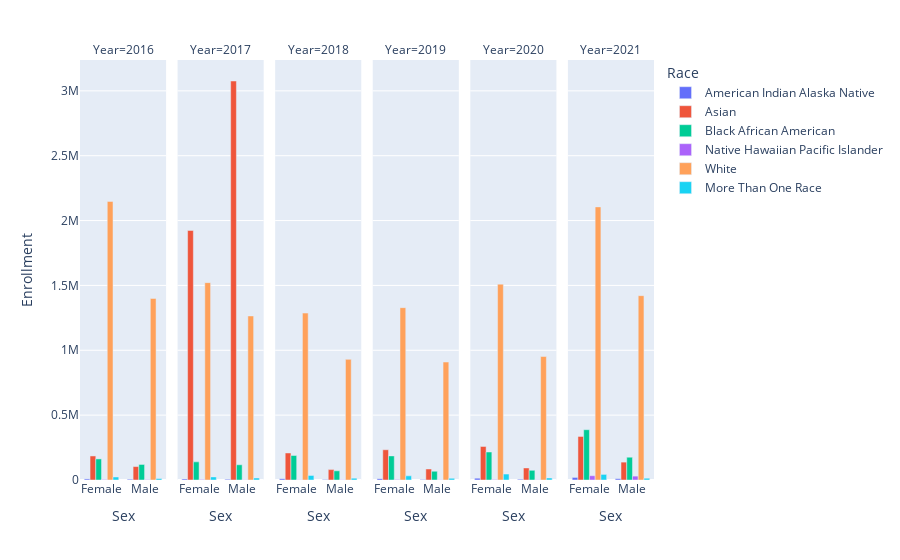

The code cell stored with this chart in its notebook:
### Code cell
enroll_race['Race, Sex'] = enroll_race[enroll_race.columns[1:3]].apply(
    lambda x: ', '.join(x.dropna().astype(str)), axis=1)

fig = px.bar(enroll_race, x="Sex", y="Enrollment", facet_col="Year",
             color='Race', hover_name="Race, Sex", barmode='group')
fig.show()

### Figure 1 — Plotly figure (JSON) as saved in the notebook; plotly's stock layout.template omitted (floating-point values rounded to 4 significant figures)
{"data": [{"alignmentgroup": "True", "hovertemplate": "<b>%{hovertext}</b><br><br>Race=American Indian Alaska Native<br>Year=2016<br>Sex=%{x}<br>Enrollment=%{y}<extra></extra>", "hovertext": ["Female, American Indian Alaska Native", "Male, American Indian Alaska Native"], "legendgroup": "American Indian Alaska Native", "marker": {"color": "#636efa", "pattern": {"shape": ""}}, "name": "American Indian Alaska Native", "offsetgroup": "American Indian Alaska Native", "orientation": "v", "showlegend": true, "textposition": "auto", "type": "bar", "x": ["Female", "Male"], "xaxis": "x", "y": [8289, 5867], "yaxis": "y"}, {"alignmentgroup": "True", "hovertemplate": "<b>%{hovertext}</b><br><br>Race=American Indian Alaska Native<br>Year=2017<br>Sex=%{x}<br>Enrollment=%{y}<extra></extra>", "hovertext": ["Female, American Indian Alaska Native", "Male, American Indian Alaska Native"], "legendgroup": "American Indian Alaska Native", "marker": {"color": "#636efa", "pattern": {"shape": ""}}, "name": "American Indian Alaska Native", "offsetgroup": "American Indian Alaska Native", "orientation": "v", "showlegend": false, "textposition": "auto", "type": "bar", "x": ["Female", "Male"], "xaxis": "x2", "y": [8456, 5835], "yaxis": "y2"}, {"alignmentgroup": "True", "hovertemplate": "<b>%{hovertext}</b><br><br>Race=American Indian Alaska Native<br>Year=2018<br>Sex=%{x}<br>Enrollment=%{y}<extra></extra>", "hovertext": ["Female, American Indian Alaska Native", "Male, American Indian Alaska Native"], "legendgroup": "American Indian Alaska Native", "marker": {"color": "#636efa", "pattern": {"shape": ""}}, "name": "American Indian Alaska Native", "offsetgroup": "American Indian Alaska Native", "orientation": "v", "showlegend": false, "textposition": "auto", "type": "bar", "x": ["Female", "Male"], "xaxis": "x3", "y": [10211, 4083], "yaxis": "y3"}, {"alignmentgroup": "True", "hovertemplate": "<b>%{hovertext}</b><br><br>Race=American Indian Alaska Native<br>Year=2019<br>Sex=%{x}<br>Enrollment=%{y}<extra></extra>", "hovertext": ["Female, American Indian Alaska Native", "Male, American Indian Alaska Native"], "legendgroup": "American Indian Alaska Native", "marker": {"color": "#636efa", "pattern": {"shape": ""}}, "name": "American Indian Alaska Native", "offsetgroup": "American Indian Alaska Native", "orientation": "v", "showlegend": false, "textposition": "auto", "type": "bar", "x": ["Female", "Male"], "xaxis": "x4", "y": [10457, 3941], "yaxis": "y4"}, {"alignmentgroup": "True", "hovertemplate": "<b>%{hovertext}</b><br><br>Race=American Indian Alaska Native<br>Year=2020<br>Sex=%{x}<br>Enrollment=%{y}<extra></extra>", "hovertext": ["Female, American Indian Alaska Native", "Male, American Indian Alaska Native"], "legendgroup": "American Indian Alaska Native", "marker": {"color": "#636efa", "pattern": {"shape": ""}}, "name": "American Indian Alaska Native", "offsetgroup": "American Indian Alaska Native", "orientation": "v", "showlegend": false, "textposition": "auto", "type": "bar", "x": ["Female", "Male"], "xaxis": "x5", "y": [14376, 5528], "yaxis": "y5"}, {"alignmentgroup": "True", "hovertemplate": "<b>%{hovertext}</b><br><br>Race=American Indian Alaska Native<br>Year=2021<br>Sex=%{x}<br>Enrollment=%{y}<extra></extra>", "hovertext": ["Female, American Indian Alaska Native", "Male, American Indian Alaska Native"], "legendgroup": "American Indian Alaska Native", "marker": {"color": "#636efa", "pattern": {"shape": ""}}, "name": "American Indian Alaska Native", "offsetgroup": "American Indian Alaska Native", "orientation": "v", "showlegend": false, "textposition": "auto", "type": "bar", "x": ["Female", "Male"], "xaxis": "x6", "y": [19835, 10089], "yaxis": "y6"}, {"alignmentgroup": "True", "hovertemplate": "<b>%{hovertext}</b><br><br>Race=Asian<br>Year=2016<br>Sex=%{x}<br>Enrollment=%{y}<extra></extra>", "hovertext": ["Female, Asian", "Male, Asian"], "legendgroup": "Asian", "marker": {"color": "#EF553B", "pattern": {"shape": ""}}, "name": "Asian", "offsetgroup": "Asian", "orientation": "v", "showlegend": true, "textposition": "auto", "type": "bar", "x": ["Female", "Male"], "xaxis": "x", "y": [185301, 103565], "yaxis": "y"}, {"alignmentgroup": "True", "hovertemplate": "<b>%{hovertext}</b><br><br>Race=Asian<br>Year=2017<br>Sex=%{x}<br>Enrollment=%{y}<extra></extra>", "hovertext": ["Female, Asian", "Male, Asian"], "legendgroup": "Asian", "marker": {"color": "#EF553B", "pattern": {"shape": ""}}, "name": "Asian", "offsetgroup": "Asian", "orientation": "v", "showlegend": false, "textposition": "auto", "type": "bar", "x": ["Female", "Male"], "xaxis": "x2", "y": [1923906, 3075798], "yaxis": "y2"}, {"alignmentgroup": "True", "hovertemplate": "<b>%{hovertext}</b><br><br>Race=Asian<br>Year=2018<br>Sex=%{x}<br>Enrollment=%{y}<extra></extra>", "hovertext": ["Female, Asian", "Male, Asian"], "legendgroup": "Asian", "marker": {"color": "#EF553B", "pattern": {"shape": ""}}, "name": "Asian", "offsetgroup": "Asian", "orientation": "v", "showlegend": false, "textposition": "auto", "type": "bar", "x": ["Female", "Male"], "xaxis": "x3", "y": [208329, 80030], "yaxis": "y3"}, {"alignmentgroup": "True", "hovertemplate": "<b>%{hovertext}</b><br><br>Race=Asian<br>Year=2019<br>Sex=%{x}<br>Enrollment=%{y}<extra></extra>", "hovertext": ["Female, Asian", "Male, Asian"], "legendgroup": "Asian", "marker": {"color": "#EF553B", "pattern": {"shape": ""}}, "name": "Asian", "offsetgroup": "Asian", "orientation": "v", "showlegend": false, "textposition": "auto", "type": "bar", "x": ["Female", "Male"], "xaxis": "x4", "y": [233303, 84850], "yaxis": "y4"}, {"alignmentgroup": "True", "hovertemplate": "<b>%{hovertext}</b><br><br>Race=Asian<br>Year=2020<br>Sex=%{x}<br>Enrollment=%{y}<extra></extra>", "hovertext": ["Female, Asian", "Male, Asian"], "legendgroup": "Asian", "marker": {"color": "#EF553B", "pattern": {"shape": ""}}, "name": "Asian", "offsetgroup": "Asian", "orientation": "v", "showlegend": false, "textposition": "auto", "type": "bar", "x": ["Female", "Male"], "xaxis": "x5", "y": [258711, 92959], "yaxis": "y5"}, {"alignmentgroup": "True", "hovertemplate": "<b>%{hovertext}</b><br><br>Race=Asian<br>Year=2021<br>Sex=%{x}<br>Enrollment=%{y}<extra></extra>", "hovertext": ["Female, Asian", "Male, Asian"], "legendgroup": "Asian", "marker": {"color": "#EF553B", "pattern": {"shape": ""}}, "name": "Asian", "offsetgroup": "Asian", "orientation": "v", "showlegend": false, "textposition": "auto", "type": "bar", "x": ["Female", "Male"], "xaxis": "x6", "y": [335673, 137938], "yaxis": "y6"}, {"alignmentgroup": "True", "hovertemplate": "<b>%{hovertext}</b><br><br>Race=Black African American<br>Year=2016<br>Sex=%{x}<br>Enrollment=%{y}<extra></extra>", "hovertext": ["Female, Black African American", "Male, Black African American"], "legendgroup": "Black African American", "marker": {"color": "#00cc96", "pattern": {"shape": ""}}, "name": "Black African American", "offsetgroup": "Black African American", "orientation": "v", "showlegend": true, "textposition": "auto", "type": "bar", "x": ["Female", "Male"], "xaxis": "x", "y": [162469, 119840], "yaxis": "y"}, {"alignmentgroup": "True", "hovertemplate": "<b>%{hovertext}</b><br><br>Race=Black African American<br>Year=2017<br>Sex=%{x}<br>Enrollment=%{y}<extra></extra>", "hovertext": ["Female, Black African American", "Male, Black African American"], "legendgroup": "Black African American", "marker": {"color": "#00cc96", "pattern": {"shape": ""}}, "name": "Black African American", "offsetgroup": "Black African American", "orientation": "v", "showlegend": false, "textposition": "auto", "type": "bar", "x": ["Female", "Male"], "xaxis": "x2", "y": [139782, 117312], "yaxis": "y2"}, {"alignmentgroup": "True", "hovertemplate": "<b>%{hovertext}</b><br><br>Race=Black African American<br>Year=2018<br>Sex=%{x}<br>Enrollment=%{y}<extra></extra>", "hovertext": ["Female, Black African American", "Male, Black African American"], "legendgroup": "Black African American", "marker": {"color": "#00cc96", "pattern": {"shape": ""}}, "name": "Black African American", "offsetgroup": "Black African American", "orientation": "v", "showlegend": false, "textposition": "auto", "type": "bar", "x": ["Female", "Male"], "xaxis": "x3", "y": [189002, 70791], "yaxis": "y3"}, {"alignmentgroup": "True", "hovertemplate": "<b>%{hovertext}</b><br><br>Race=Black African American<br>Year=2019<br>Sex=%{x}<br>Enrollment=%{y}<extra></extra>", "hovertext": ["Female, Black African American", "Male, Black African American"], "legendgroup": "Black African American", "marker": {"color": "#00cc96", "pattern": {"shape": ""}}, "name": "Black African American", "offsetgroup": "Black African American", "orientation": "v", "showlegend": false, "textposition": "auto", "type": "bar", "x": ["Female", "Male"], "xaxis": "x4", "y": [185891, 67415], "yaxis": "y4"}, {"alignmentgroup": "True", "hovertemplate": "<b>%{hovertext}</b><br><br>Race=Black African American<br>Year=2020<br>Sex=%{x}<br>Enrollment=%{y}<extra></extra>", "hovertext": ["Female, Black African American", "Male, Black African American"], "legendgroup": "Black African American", "marker": {"color": "#00cc96", "pattern": {"shape": ""}}, "name": "Black African American", "offsetgroup": "Black African American", "orientation": "v", "showlegend": false, "textposition": "auto", "type": "bar", "x": ["Female", "Male"], "xaxis": "x5", "y": [215875, 74458], "yaxis": "y5"}, {"alignmentgroup": "True", "hovertemplate": "<b>%{hovertext}</b><br><br>Race=Black African American<br>Year=2021<br>Sex=%{x}<br>Enrollment=%{y}<extra></extra>", "hovertext": ["Female, Black African American", "Male, Black African American"], "legendgroup": "Black African American", "marker": {"color": "#00cc96", "pattern": {"shape": ""}}, "name": "Black African American", "offsetgroup": "Black African American", "orientation": "v", "showlegend": false, "textposition": "auto", "type": "bar", "x": ["Female", "Male"], "xaxis": "x6", "y": [387706, 175627], "yaxis": "y6"}, {"alignmentgroup": "True", "hovertemplate": "<b>%{hovertext}</b><br><br>Race=Native Hawaiian Pacific Islander<br>Year=2016<br>Sex=%{x}<br>Enrollment=%{y}<extra></extra>", "hovertext": ["Female, Native Hawaiian Pacific Islander", "Male, Native Hawaiian Pacific Islander"], "legendgroup": "Native Hawaiian Pacific Islander", "marker": {"color": "#ab63fa", "pattern": {"shape": ""}}, "name": "Native Hawaiian Pacific Islander", "offsetgroup": "Native Hawaiian Pacific Islander", "orientation": "v", "showlegend": true, "textposition": "auto", "type": "bar", "x": ["Female", "Male"], "xaxis": "x", "y": [3832, 2992], "yaxis": "y"}, {"alignmentgroup": "True", "hovertemplate": "<b>%{hovertext}</b><br><br>Race=Native Hawaiian Pacific Islander<br>Year=2017<br>Sex=%{x}<br>Enrollment=%{y}<extra></extra>", "hovertext": ["Female, Native Hawaiian Pacific Islander", "Male, Native Hawaiian Pacific Islander"], "legendgroup": "Native Hawaiian Pacific Islander", "marker": {"color": "#ab63fa", "pattern": {"shape": ""}}, "name": "Native Hawaiian Pacific Islander", "offsetgroup": "Native Hawaiian Pacific Islander", "orientation": "v", "showlegend": false, "textposition": "auto", "type": "bar", "x": ["Female", "Male"], "xaxis": "x2", "y": [3056, 2264], "yaxis": "y2"}, {"alignmentgroup": "True", "hovertemplate": "<b>%{hovertext}</b><br><br>Race=Native Hawaiian Pacific Islander<br>Year=2018<br>Sex=%{x}<br>Enrollment=%{y}<extra></extra>", "hovertext": ["Female, Native Hawaiian Pacific Islander", "Male, Native Hawaiian Pacific Islander"], "legendgroup": "Native Hawaiian Pacific Islander", "marker": {"color": "#ab63fa", "pattern": {"shape": ""}}, "name": "Native Hawaiian Pacific Islander", "offsetgroup": "Native Hawaiian Pacific Islander", "orientation": "v", "showlegend": false, "textposition": "auto", "type": "bar", "x": ["Female", "Male"], "xaxis": "x3", "y": [2648, 1398], "yaxis": "y3"}, {"alignmentgroup": "True", "hovertemplate": "<b>%{hovertext}</b><br><br>Race=Native Hawaiian Pacific Islander<br>Year=2019<br>Sex=%{x}<br>Enrollment=%{y}<extra></extra>", "hovertext": ["Female, Native Hawaiian Pacific Islander", "Male, Native Hawaiian Pacific Islander"], "legendgroup": "Native Hawaiian Pacific Islander", "marker": {"color": "#ab63fa", "pattern": {"shape": ""}}, "name": "Native Hawaiian Pacific Islander", "offsetgroup": "Native Hawaiian Pacific Islander", "orientation": "v", "showlegend": false, "textposition": "auto", "type": "bar", "x": ["Female", "Male"], "xaxis": "x4", "y": [3145, 1706], "yaxis": "y4"}, {"alignmentgroup": "True", "hovertemplate": "<b>%{hovertext}</b><br><br>Race=Native Hawaiian Pacific Islander<br>Year=2020<br>Sex=%{x}<br>Enrollment=%{y}<extra></extra>", "hovertext": ["Female, Native Hawaiian Pacific Islander", "Male, Native Hawaiian Pacific Islander"], "legendgroup": "Native Hawaiian Pacific Islander", "marker": {"color": "#ab63fa", "pattern": {"shape": ""}}, "name": "Native Hawaiian Pacific Islander", "offsetgroup": "Native Hawaiian Pacific Islander", "orientation": "v", "showlegend": false, "textposition": "auto", "type": "bar", "x": ["Female", "Male"], "xaxis": "x5", "y": [3851, 2023], "yaxis": "y5"}, {"alignmentgroup": "True", "hovertemplate": "<b>%{hovertext}</b><br><br>Race=Native Hawaiian Pacific Islander<br>Year=2021<br>Sex=%{x}<br>Enrollment=%{y}<extra></extra>", "hovertext": ["Female, Native Hawaiian Pacific Islander", "Male, Native Hawaiian Pacific Islander"], "legendgroup": "Native Hawaiian Pacific Islander", "marker": {"color": "#ab63fa", "pattern": {"shape": ""}}, "name": "Native Hawaiian Pacific Islander", "offsetgroup": "Native Hawaiian Pacific Islander", "orientation": "v", "showlegend": false, "textposition": "auto", "type": "bar", "x": ["Female", "Male"], "xaxis": "x6", "y": [33086, 29970], "yaxis": "y6"}, {"alignmentgroup": "True", "hovertemplate": "<b>%{hovertext}</b><br><br>Race=White<br>Year=2016<br>Sex=%{x}<br>Enrollment=%{y}<extra></extra>", "hovertext": ["Female, White", "Male, White"], "legendgroup": "White", "marker": {"color": "#FFA15A", "pattern": {"shape": ""}}, "name": "White", "offsetgroup": "White", "orientation": "v", "showlegend": true, "textposition": "auto", "type": "bar", "x": ["Female", "Male"], "xaxis": "x", "y": [2147704, 1399518], "yaxis": "y"}, {"alignmentgroup": "True", "hovertemplate": "<b>%{hovertext}</b><br><br>Race=White<br>Year=2017<br>Sex=%{x}<br>Enrollment=%{y}<extra></extra>", "hovertext": ["Female, White", "Male, White"], "legendgroup": "White", "marker": {"color": "#FFA15A", "pattern": {"shape": ""}}, "name": "White", "offsetgroup": "White", "orientation": "v", "showlegend": false, "textposition": "auto", "type": "bar", "x": ["Female", "Male"], "xaxis": "x2", "y": [1521500, 1264625], "yaxis": "y2"}, {"alignmentgroup": "True", "hovertemplate": "<b>%{hovertext}</b><br><br>Race=White<br>Year=2018<br>Sex=%{x}<br>Enrollment=%{y}<extra></extra>", "hovertext": ["Female, White", "Male, White"], "legendgroup": "White", "marker": {"color": "#FFA15A", "pattern": {"shape": ""}}, "name": "White", "offsetgroup": "White", "orientation": "v", "showlegend": false, "textposition": "auto", "type": "bar", "x": ["Female", "Male"], "xaxis": "x3", "y": [1286750, 929958], "yaxis": "y3"}, {"alignmentgroup": "True", "hovertemplate": "<b>%{hovertext}</b><br><br>Race=White<br>Year=2019<br>Sex=%{x}<br>Enrollment=%{y}<extra></extra>", "hovertext": ["Female, White", "Male, White"], "legendgroup": "White", "marker": {"color": "#FFA15A", "pattern": {"shape": ""}}, "name": "White", "offsetgroup": "White", "orientation": "v", "showlegend": false, "textposition": "auto", "type": "bar", "x": ["Female", "Male"], "xaxis": "x4", "y": [1328632, 909335], "yaxis": "y4"}, {"alignmentgroup": "True", "hovertemplate": "<b>%{hovertext}</b><br><br>Race=White<br>Year=2020<br>Sex=%{x}<br>Enrollment=%{y}<extra></extra>", "hovertext": ["Female, White", "Male, White"], "legendgroup": "White", "marker": {"color": "#FFA15A", "pattern": {"shape": ""}}, "name": "White", "offsetgroup": "White", "orientation": "v", "showlegend": false, "textposition": "auto", "type": "bar", "x": ["Female", "Male"], "xaxis": "x5", "y": [1509888, 951835], "yaxis": "y5"}, {"alignmentgroup": "True", "hovertemplate": "<b>%{hovertext}</b><br><br>Race=White<br>Year=2021<br>Sex=%{x}<br>Enrollment=%{y}<extra></extra>", "hovertext": ["Female, White", "Male, White"], "legendgroup": "White", "marker": {"color": "#FFA15A", "pattern": {"shape": ""}}, "name": "White", "offsetgroup": "White", "orientation": "v", "showlegend": false, "textposition": "auto", "type": "bar", "x": ["Female", "Male"], "xaxis": "x6", "y": [2105329, 1420952], "yaxis": "y6"}, {"alignmentgroup": "True", "hovertemplate": "<b>%{hovertext}</b><br><br>Race=More Than One Race<br>Year=2016<br>Sex=%{x}<br>Enrollment=%{y}<extra></extra>", "hovertext": ["Female, More Than One Race", "Male, More Than One Race"], "legendgroup": "More Than One Race", "marker": {"color": "#19d3f3", "pattern": {"shape": ""}}, "name": "More Than One Race", "offsetgroup": "More Than One Race", "orientation": "v", "showlegend": true, "textposition": "auto", "type": "bar", "x": ["Female", "Male"], "xaxis": "x", "y": [23184, 11488], "yaxis": "y"}, {"alignmentgroup": "True", "hovertemplate": "<b>%{hovertext}</b><br><br>Race=More Than One Race<br>Year=2017<br>Sex=%{x}<br>Enrollment=%{y}<extra></extra>", "hovertext": ["Female, More Than One Race", "Male, More Than One Race"], "legendgroup": "More Than One Race", "marker": {"color": "#19d3f3", "pattern": {"shape": ""}}, "name": "More Than One Race", "offsetgroup": "More Than One Race", "orientation": "v", "showlegend": false, "textposition": "auto", "type": "bar", "x": ["Female", "Male"], "xaxis": "x2", "y": [23780, 15505], "yaxis": "y2"}, {"alignmentgroup": "True", "hovertemplate": "<b>%{hovertext}</b><br><br>Race=More Than One Race<br>Year=2018<br>Sex=%{x}<br>Enrollment=%{y}<extra></extra>", "hovertext": ["Female, More Than One Race", "Male, More Than One Race"], "legendgroup": "More Than One Race", "marker": {"color": "#19d3f3", "pattern": {"shape": ""}}, "name": "More Than One Race", "offsetgroup": "More Than One Race", "orientation": "v", "showlegend": false, "textposition": "auto", "type": "bar", "x": ["Female", "Male"], "xaxis": "x3", "y": [35429, 14286], "yaxis": "y3"}, {"alignmentgroup": "True", "hovertemplate": "<b>%{hovertext}</b><br><br>Race=More Than One Race<br>Year=2019<br>Sex=%{x}<br>Enrollment=%{y}<extra></extra>", "hovertext": ["Female, More Than One Race", "Male, More Than One Race"], "legendgroup": "More Than One Race", "marker": {"color": "#19d3f3", "pattern": {"shape": ""}}, "name": "More Than One Race", "offsetgroup": "More Than One Race", "orientation": "v", "showlegend": false, "textposition": "auto", "type": "bar", "x": ["Female", "Male"], "xaxis": "x4", "y": [32052, 12832], "yaxis": "y4"}, {"alignmentgroup": "True", "hovertemplate": "<b>%{hovertext}</b><br><br>Race=More Than One Race<br>Year=2020<br>Sex=%{x}<br>Enrollment=%{y}<extra></extra>", "hovertext": ["Female, More Than One Race", "Male, More Than One Race"], "legendgroup": "More Than One Race", "marker": {"color": "#19d3f3", "pattern": {"shape": ""}}, "name": "More Than One Race", "offsetgroup": "More Than One Race", "orientation": "v", "showlegend": false, "textposition": "auto", "type": "bar", "x": ["Female", "Male"], "xaxis": "x5", "y": [45541, 15841], "yaxis": "y5"}, {"alignmentgroup": "True", "hovertemplate": "<b>%{hovertext}</b><br><br>Race=More Than One Race<br>Year=2021<br>Sex=%{x}<br>Enrollment=%{y}<extra></extra>", "hovertext": ["Female, More Than One Race", "Male, More Than One Race"], "legendgroup": "More Than One Race", "marker": {"color": "#19d3f3", "pattern": {"shape": ""}}, "name": "More Than One Race", "offsetgroup": "More Than One Race", "orientation": "v", "showlegend": false, "textposition": "auto", "type": "bar", "x": ["Female", "Male"], "xaxis": "x6", "y": [43192, 13741], "yaxis": "y6"}], "layout": {"annotations": [{"font": {}, "showarrow": false, "text": "Year=2016", "x": 0.075, "xanchor": "center", "xref": "paper", "y": 1, "yanchor": "bottom", "yref": "paper"}, {"font": {}, "showarrow": false, "text": "Year=2017", "x": 0.245, "xanchor": "center", "xref": "paper", "y": 1, "yanchor": "bottom", "yref": "paper"}, {"font": {}, "showarrow": false, "text": "Year=2018", "x": 0.415, "xanchor": "center", "xref": "paper", "y": 1, "yanchor": "bottom", "yref": "paper"}, {"font": {}, "showarrow": false, "text": "Year=2019", "x": 0.585, "xanchor": "center", "xref": "paper", "y": 1, "yanchor": "bottom", "yref": "paper"}, {"font": {}, "showarrow": false, "text": "Year=2020", "x": 0.755, "xanchor": "center", "xref": "paper", "y": 1, "yanchor": "bottom", "yref": "paper"}, {"font": {}, "showarrow": false, "text": "Year=2021", "x": 0.925, "xanchor": "center", "xref": "paper", "y": 1, "yanchor": "bottom", "yref": "paper"}], "barmode": "group", "legend": {"title": {"text": "Race"}, "tracegroupgap": 0}, "margin": {"t": 60}, "xaxis": {"anchor": "y", "domain": [0, 0.15], "title": {"text": "Sex"}}, "xaxis2": {"anchor": "y2", "domain": [0.17, 0.32], "matches": "x", "title": {"text": "Sex"}}, "xaxis3": {"anchor": "y3", "domain": [0.34, 0.49], "matches": "x", "title": {"text": "Sex"}}, "xaxis4": {"anchor": "y4", "domain": [0.51, 0.66], "matches": "x", "title": {"text": "Sex"}}, "xaxis5": {"anchor": "y5", "domain": [0.68, 0.83], "matches": "x", "title": {"text": "Sex"}}, "xaxis6": {"anchor": "y6", "domain": [0.85, 1], "matches": "x", "title": {"text": "Sex"}}, "yaxis": {"anchor": "x", "domain": [0, 1], "title": {"text": "Enrollment"}}, "yaxis2": {"anchor": "x2", "domain": [0, 1], "matches": "y", "showticklabels": false}, "yaxis3": {"anchor": "x3", "domain": [0, 1], "matches": "y", "showticklabels": false}, "yaxis4": {"anchor": "x4", "domain": [0, 1], "matches": "y", "showticklabels": false}, "yaxis5": {"anchor": "x5", "domain": [0, 1], "matches": "y", "showticklabels": false}, "yaxis6": {"anchor": "x6", "domain": [0, 1], "matches": "y", "showticklabels": false}}}
